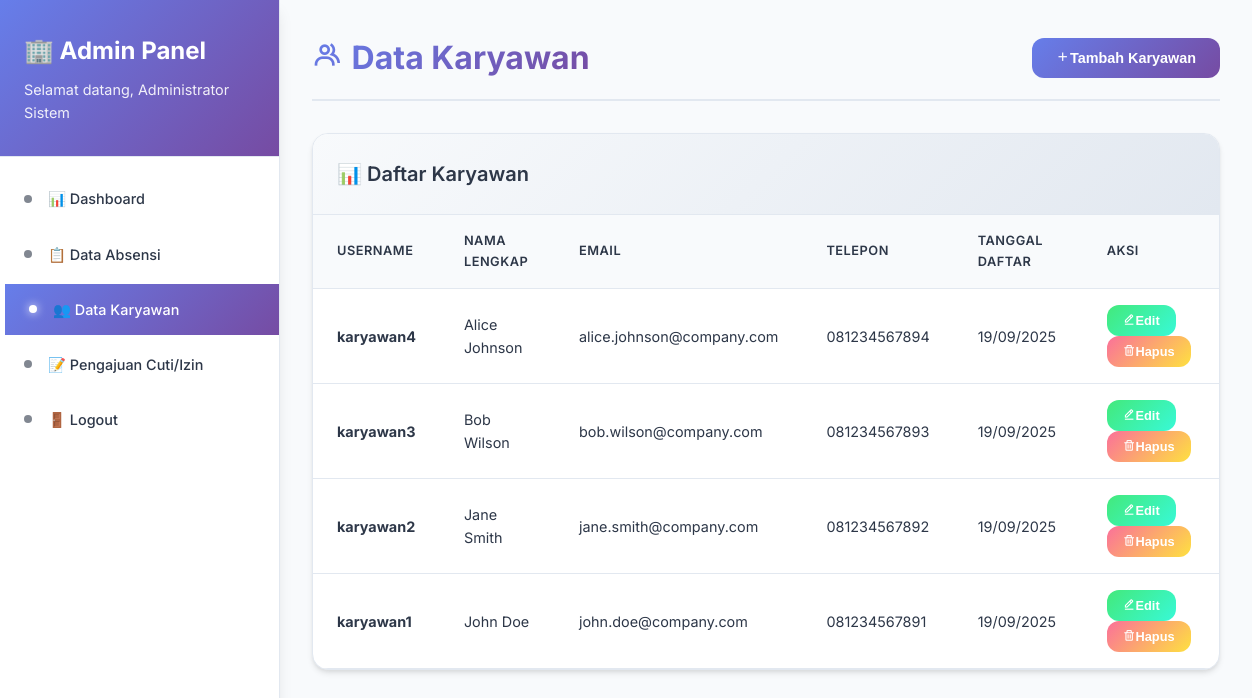
Page /admin/employees.php (signed in) on the committed database.
### tables this page shows
CREATE TABLE users (
    id INT AUTO_INCREMENT PRIMARY KEY,
    username VARCHAR(50) UNIQUE NOT NULL,
    password VARCHAR(255) NOT NULL,
    full_name VARCHAR(100) NOT NULL,
    role ENUM('admin', 'employee') NOT NULL,
    email VARCHAR(100),
    phone VARCHAR(20),
    created_at TIMESTAMP DEFAULT CURRENT_TIMESTAMP,
    updated_at TIMESTAMP DEFAULT CURRENT_TIMESTAMP ON UPDATE CURRENT_TIMESTAMP
);

### admin/employees.php (the view, shortened to what this page needs)
<?php
require_once '../config/database.php';
$stmt = $pdo->prepare("SELECT * FROM users WHERE role = 'employee' ORDER BY full_name");
$stmt->execute();
$employees = $stmt->fetchAll();
?>
<!DOCTYPE html>
<html lang="id">
<head>
    <link rel="stylesheet" href="../assets/css/style.css">
    <link href='https://unpkg.com/boxicons@2.1.4/css/boxicons.min.css' rel='stylesheet'>
</head>
<body>
    <div class="admin-container">
        <nav class="sidebar">
            <div class="sidebar-header">
                <h2>🏢 Admin Panel</h2>
                <p>Selamat datang, <?php echo htmlspecialchars($_SESSION['full_name']); ?></p>
            </div>
            <ul class="sidebar-menu">
                <li><a href="dashboard.php">📊 Dashboard</a></li>
                <li><a href="attendance.php">📋 Data Absensi</a></li>
                <li><a href="employees.php" class="active">👥 Data Karyawan</a></li>
                <li><a href="leave_requests.php">📝 Pengajuan Cuti/Izin</a></li>
                <li><a href="../logout.php">🚪 Logout</a></li>
            </ul>
        </nav>
        <main class="main-content">
            <div class="content-header">
                <h1><i class='bx bx-group'></i> Data Karyawan</h1>
                <button onclick="openModal('addModal')" class="btn btn-primary"><i class='bx bx-plus'></i> Tambah Karyawan</button>
            </div>
            <div class="table-container">
                <div class="table-header">
                    <h2>📊 Daftar Karyawan</h2>
                </div>
                <table>
                    <thead>
                        <tr>
                            <th>Username</th>
                            <th>Nama Lengkap</th>
                            <th>Email</th>
                            <th>Telepon</th>
                            <th>Tanggal Daftar</th>
                            <th>Aksi</th>
                        </tr>
                    </thead>
                    <tbody>
                        <?php if (empty($employees)): ?>
                        <tr>
                            <td colspan="6" class="text-center" style="padding: 3rem;">
                                📭 Belum ada data karyawan
                            </td>
                        </tr>
                        <?php else: ?>
                            <?php foreach ($employees as $employee): ?>
                            <tr>
                                <td><strong><?php echo htmlspecialchars($employee['username']); ?></strong></td>
                                <td><?php echo htmlspecialchars($employee['full_name']); ?></td>
                                <td><?php echo htmlspecialchars($employee['email'] ?? '-'); ?></td>
                                <td><?php echo htmlspecialchars($employee['phone'] ?? '-'); ?></td>
                                <td><?php echo date('d/m/Y', strtotime($employee['created_at'])); ?></td>
                                <td>
                                    <button onclick="editEmployee(<?php echo htmlspecialchars(json_encode($employee)); ?>)" class="btn btn-warning btn-sm"><i class='bx bx-edit-alt'></i> Edit</button>
                                    <form method="POST" style="display: inline;" onsubmit="return confirm('⚠️ Apakah Anda yakin ingin menghapus karyawan ini?')">
                                        <button type="submit" class="btn btn-danger btn-sm"><i class='bx bx-trash'></i> Hapus</button>
                                    </form>
                                </td>
                            </tr>
                            <?php endforeach; ?>
                        <?php endif; ?>
                    </tbody>
                </table>
            </div>
        </main>
    </div>
</body>
</html>

### rows in the picture
users: username "karyawan4", full_name "Alice Johnson", email "alice.johnson@company.com", phone "081234567894", created_at "19/09/2025"
users: username "karyawan3", full_name "Bob Wilson", email "bob.wilson@company.com", phone "081234567893", created_at "19/09/2025"
users: username "karyawan2", full_name "Jane Smith", email "jane.smith@company.com", phone "081234567892", created_at "19/09/2025"
users: username "karyawan1", full_name "John Doe", email "john.doe@company.com", phone "081234567891", created_at "19/09/2025"

### other values in the picture
$_SESSION['full_name'] "Administrator Sistem"
